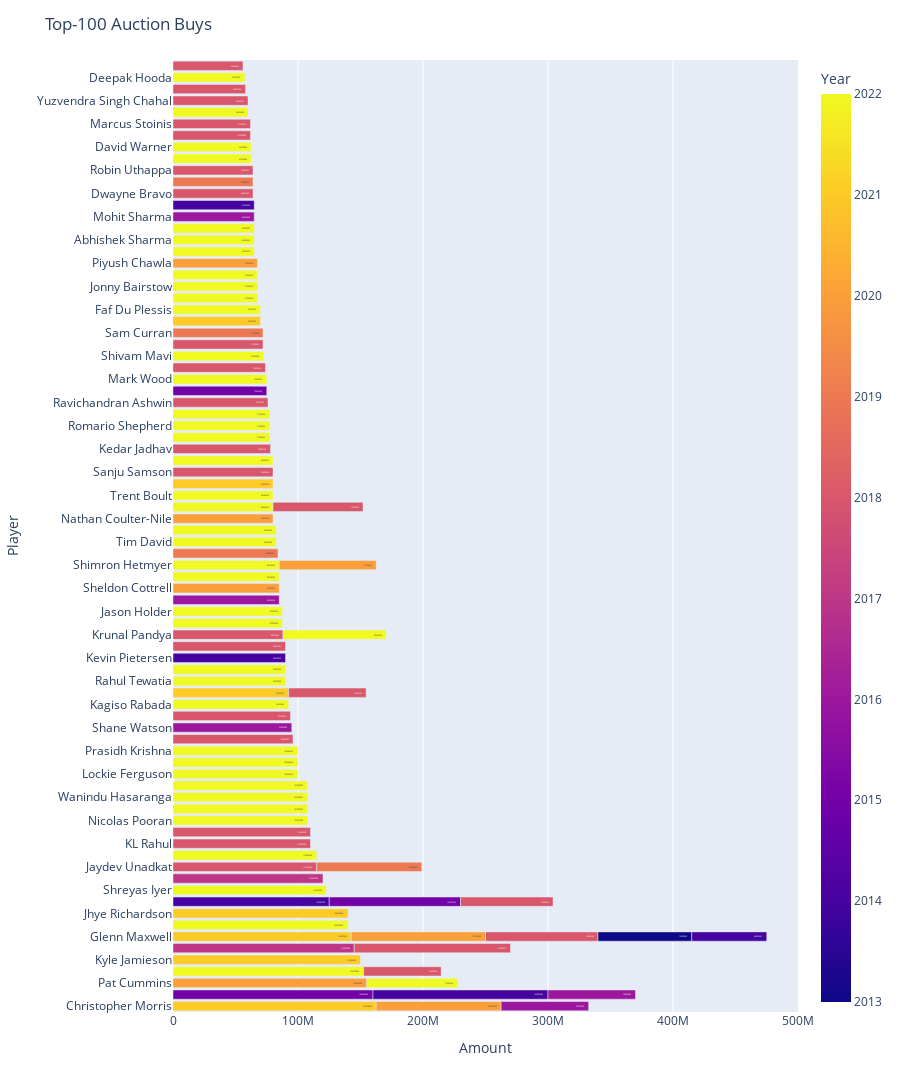

Notebook code cell kept with this figure:
### Code cell
data = iplauction[['Player','Amount','Year']].sort_values("Amount", axis = 0, ascending = False)
#data = data[:20].sort("Amount",ascending=0)
#print(data.head())
fig =px.bar(data.head(100), y="Player", x="Amount", color='Year',orientation='h',text='Amount', height=2000)
fig.update_layout(title_text = "Top-100 Auction Buys")
fig.show()

### Figure 1 — Plotly figure (JSON) as saved in the notebook; plotly's stock layout.template omitted (floating-point values rounded to 4 significant figures)
{"data": [{"alignmentgroup": "True", "hovertemplate": "Amount=%{text}<br>Player=%{y}<br>Year=%{marker.color}<extra></extra>", "legendgroup": "", "marker": {"color": [2021, 2015, 2020, 2022, 2021, 2017, 2021, 2022, 2021, 2014, 2014, 2018, 2022, 2017, 2018, 2022, 2018, 2018, 2022, 2022, 2022, 2020, 2022, 2015, 2020, 2022, 2022, 2022, 2018, 2016, 2018, 2022, 2021, 2022, 2022, 2014, 2018, 2018, 2018, 2022, 2022, 2016, 2020, 2022, 2022, 2019, 2019, 2022, 2022, 2022, 2020, 2022, 2022, 2021, 2018, 2022, 2018, 2022, 2022, 2022, 2020, 2018, 2013, 2015, 2022, 2018, 2018, 2022, 2022, 2018, 2018, 2019, 2021, 2016, 2016, 2022, 2022, 2022, 2022, 2020, 2022, 2022, 2022, 2016, 2014, 2018, 2019, 2018, 2022, 2022, 2018, 2018, 2018, 2018, 2014, 2022, 2018, 2018, 2022, 2018], "coloraxis": "coloraxis", "pattern": {"shape": ""}}, "name": "", "offsetgroup": "", "orientation": "h", "showlegend": false, "text": [162500000, 160000000, 155000000, 152500000, 150000000, 145000000, 142500000, 140000000, 140000000, 140000000, 125000000, 125000000, 122500000, 120000000, 115000000, 115000000, 110000000, 110000000, 107500000, 107500000, 107500000, 107500000, 107500000, 105000000, 100000000, 100000000, 100000000, 100000000, 96000000, 95000000, 94000000, 92500000, 92500000, 90000000, 90000000, 90000000, 90000000, 90000000, 88000000, 87500000, 87500000, 85000000, 85000000, 85000000, 85000000, 84000000, 84000000, 82500000, 82500000, 82500000, 80000000, 80000000, 80000000, 80000000, 80000000, 80000000, 78000000, 77500000, 77500000, 77500000, 77500000, 76000000, 75000000, 75000000, 75000000, 74000000, 74000000, 72500000, 72500000, 72000000, 72000000, 72000000, 70000000, 70000000, 70000000, 70000000, 67500000, 67500000, 67500000, 67500000, 65000000, 65000000, 65000000, 65000000, 65000000, 64000000, 64000000, 64000000, 62500000, 62500000, 62000000, 62000000, 62000000, 62000000, 60000000, 60000000, 60000000, 58000000, 57500000, 56000000], "textposition": "auto", "type": "bar", "x": [162500000, 160000000, 155000000, 152500000, 150000000, 145000000, 142500000, 140000000, 140000000, 140000000, 125000000, 125000000, 122500000, 120000000, 115000000, 115000000, 110000000, 110000000, 107500000, 107500000, 107500000, 107500000, 107500000, 105000000, 100000000, 100000000, 100000000, 100000000, 96000000, 95000000, 94000000, 92500000, 92500000, 90000000, 90000000, 90000000, 90000000, 90000000, 88000000, 87500000, 87500000, 85000000, 85000000, 85000000, 85000000, 84000000, 84000000, 82500000, 82500000, 82500000, 80000000, 80000000, 80000000, 80000000, 80000000, 80000000, 78000000, 77500000, 77500000, 77500000, 77500000, 76000000, 75000000, 75000000, 75000000, 74000000, 74000000, 72500000, 72500000, 72000000, 72000000, 72000000, 70000000, 70000000, 70000000, 70000000, 67500000, 67500000, 67500000, 67500000, 65000000, 65000000, 65000000, 65000000, 65000000, 64000000, 64000000, 64000000, 62500000, 62500000, 62000000, 62000000, 62000000, 62000000, 60000000, 60000000, 60000000, 58000000, 57500000, 56000000], "xaxis": "x", "y": ["Christopher Morris", "Yuvraj Singh", "Pat Cummins", "Ishan Kishan", "Kyle Jamieson", "Benjamin Stokes", "Glenn Maxwell", "Deepak Chahar", "Jhye Richardson", "Yuvraj Singh", "Dinesh Karthik", "Benjamin Stokes", "Shreyas Iyer", "Tymal Mills", "Jaydev Unadkat", "Liam Livingstone", "KL Rahul", "Manish Pandey", "Nicolas Pooran", "Shardul Thakur", "Wanindu Hasaranga", "Glenn Maxwell", "Harshal Patel", "Dinesh Karthik", "Christopher Morris", "Lockie Ferguson", "Avesh Khan", "Prasidh Krishna", "Chris Lynn", "Shane Watson", "Mitchell Starc", "Kagiso Rabada", "Krishnappa Gowtham", "Rahul Tewatia", "Shahrukh Khan", "Kevin Pietersen", "Rashid Khan Arman", "Glenn Maxwell", "Krunal Pandya", "Washington Sundar", "Jason Holder", "Pawan Negi", "Sheldon Cottrell", "Rahul Tripathi", "Shimron Hetmyer", "Varun Chakaravarthy", "Jaydev Unadkat", "Tim David", "Shikhar Dhawan", "Krunal Pandya", "Nathan Coulter-Nile", "Jofra Archer", "Trent Boult", "Riley Meredith", "Sanju Samson", "Nitish Rana", "Kedar Jadhav", "Devdutt Padikkal", "Romario Shepherd", "Josh Hazlewood", "Shimron Hetmyer", "Ravichandran Ashwin", "Glenn Maxwell", "Angelo Mathews", "Mark Wood", "Dinesh Karthik", "Chris Woakes", "Shivam Mavi", "Pat Cummins", "Andrew Tye", "Jofra Archer", "Sam Curran", "Moeen Ali", "Christopher Morris", "Yuvraj Singh", "Faf Du Plessis", "Quinton De Kock", "Jonny Bairstow", "Ambati Rayudu", "Piyush Chawla", "Mitchell Marsh", "Abhishek Sharma", "Yuzvendra Chahal", "Mohit Sharma", "Mitchell Johnson", "Dwayne Bravo", "Colin Ingram", "Robin Uthappa", "Mohammad Shami", "David Warner", "Ishan Kishan", "Aaron Finch", "Marcus Stoinis", "Krishnappa Gowtham", "Glenn Maxwell", "Odean Smith", "Yuzvendra Singh Chahal", "Kuldeep Yadav", "Deepak Hooda", "Karun Nair"], "yaxis": "y"}], "layout": {"barmode": "relative", "coloraxis": {"colorbar": {"title": {"text": "Year"}}, "colorscale": [[0, "#0d0887"], [0.1111, "#46039f"], [0.2222, "#7201a8"], [0.3333, "#9c179e"], [0.4444, "#bd3786"], [0.5556, "#d8576b"], [0.6667, "#ed7953"], [0.7778, "#fb9f3a"], [0.8889, "#fdca26"], [1, "#f0f921"]]}, "height": 2000, "legend": {"tracegroupgap": 0}, "margin": {"t": 60}, "title": {"text": "Top-100 Auction Buys"}, "xaxis": {"anchor": "y", "domain": [0, 1], "title": {"text": "Amount"}}, "yaxis": {"anchor": "x", "domain": [0, 1], "title": {"text": "Player"}}}}
